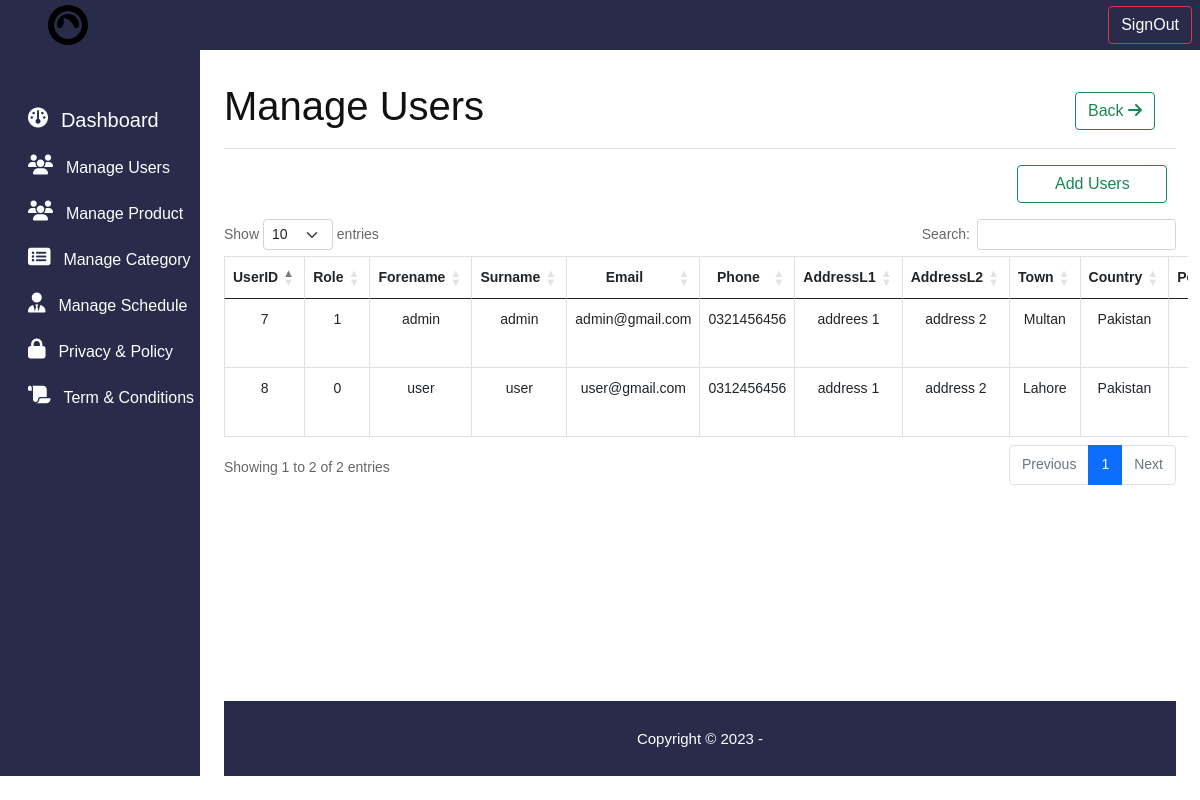
The page /manage_users.php on the database its author committed.
### tables this page shows
CREATE TABLE `tbluser` (
  `UserID` int(6) UNSIGNED NOT NULL,
  `Role` tinyint(1) NOT NULL DEFAULT 0,
  `Email` varchar(50) NOT NULL,
  `Password` varchar(255) NOT NULL,
  `Forename` varchar(20) NOT NULL,
  `Surname` varchar(30) NOT NULL,
  `Postcode` varchar(7) NOT NULL,
  `AddressL1` varchar(50) NOT NULL,
  `AddressL2` varchar(50) NOT NULL,
  `Town` varchar(20) NOT NULL,
  `County` varchar(30) NOT NULL,
  `Phone` varchar(11) NOT NULL
);

### manage_users.php (the view, shortened to what this page needs)
<?php include('topbar.php'); ?>
<?php include('sidebar.php'); ?>
      <main class="col-md-9 ms-sm-auto col-lg-10 px-md-4">
            <div class="d-flex justify-content-between mt-3 flex-wrap flex-md-nowrap align-items-center pt-3 pb-2 mb-3 border-bottom">
              <h1 class="display-6 fs-1">Manage Users</h1>
              <div class="btn mb-2 me-2 mb-md-0">
                    <a href="dashboard.php" class="btn btn-outline-success"> <span class="">Back</span> <i class="fas fa-arrow-right"></i></a>
                </div>
            </div>
          <div class="row" style="min-height:65vh;">
            <div class="table-responsive">
              <div class="col-2 ms-auto">
                <a href="register.php" class="mb-3 btn btn-outline-success" style="width: 150px;">Add Users</a>
              </div>
              <table id="category_list" class="table table-bordered text-center mt-3">
                <thead>
                  <tr>
                    <th scope="col" class="text-center">UserID</th>
                    <th scope="col" class="text-center">Role</th>
                    <th scope="col" class="text-center">Forename</th>
                    <th scope="col" class="text-center">Surname</th>
                    <th scope="col" class="text-center">Email</th>
                    <th scope="col" class="text-center">Phone</th>
                    <th scope="col" class="text-center">AddressL1</th>
                    <th scope="col" class="text-center">AddressL2</th>
                    <th scope="col" class="text-center">Town</th>
                    <th scope="col" class="text-center">Country</th>
                    <th scope="col" class="text-center">Postcode</th>
                  </tr>
                </thead>
                <tbody>
                <?php
                  $stmt = $conn->prepare("SELECT * FROM TblUser");
                  $stmt->execute();
                  $result = $stmt->fetchall();
                  if($result)
                  {
                    foreach($result as $row)
                    {
                      ?>
                        <tr>
                          <td> <?= $row['UserID'] ?> </td>
                          <td> <?= $row['Role'] ?> </td>
                          <td> <?= $row['Forename'] ?> </td>
                          <td> <?= $row['Surname'] ?> </td>
                          <td> <?= $row['Email'] ?> </td>
                          <td> <?= $row['Phone'] ?> </td>
                          <td> <?= $row['AddressL1'] ?> </td>
                          <td> <?= $row['AddressL2'] ?> </td>
                          <td> <?= $row['Town'] ?> </td>
                          <td> <?= $row['County'] ?> </td>
                          <td> <?= $row['Postcode'] ?> </td>
                        </tr>
                      <?php
                    }
                  }
                ?>
                </tbody>
              </table>
            </div>
          </div>
        <?php include('footer.php') ?>

### assets/css/style.css (style rules this page uses)
* { box-sizing: border-box !important; transition: ease all 0.5s; }
html { scroll-behavior: smooth; overflow-x: hidden; }
body { color: #666666; font-size: 14px; line-height: 1.80857; font-weight: normal; overflow-x: hidden; font-family: 'Poppins', sans-serif; }
a { color: #1f1f1f; text-decoration: none !important; outline: none !important; -webkit-transition: all .3s ease-in-out; -moz-transition: all .3s ease-in-out; -ms-transition: all .3s ease-in-out; -o-transition: all .3s ease-in-out; transition: all .3s ease-in-out; }
h1, h2, h3, h4, h5, h6 { letter-spacing: 0; font-weight: normal; position: relative; padding: 0 0 10px 0; font-weight: normal; line-height: normal; color: #111111; margin: 0 }
h1 { font-size: 24px }
*, *::after, *::before { -webkit-box-sizing: border-box; -moz-box-sizing: border-box; box-sizing: border-box; }
a { color: #222222; text-decoration: none; outline: none !important; }
a, .btn { text-decoration: none !important; outline: none !important; -webkit-transition: all .3s ease-in-out; -moz-transition: all .3s ease-in-out; -ms-transition: all .3s ease-in-out; -o-transition: all .3s ease-in-out; transition: all .3s ease-in-out; }

### rows shown on the page
tbluser: UserID "7", Role "1", Forename "admin", Surname "admin", Email "admin@gmail.com", Phone "0321456456", AddressL1 "addrees 1", AddressL2 "address 2", Town "Multan", County "Pakistan"
tbluser: UserID "8", Role "0", Forename "user", Surname "user", Email "user@gmail.com", Phone "0312456456", AddressL1 "address 1", AddressL2 "address 2", Town "Lahore", County "Pakistan"
